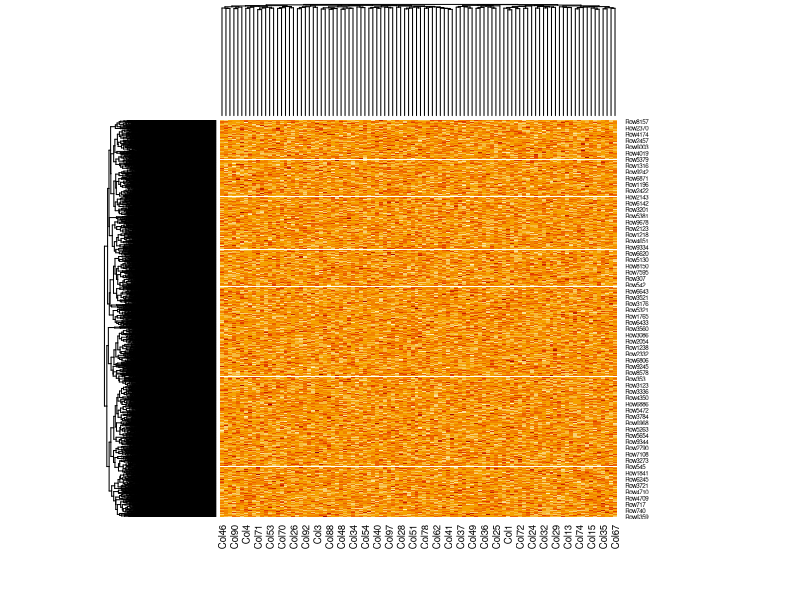
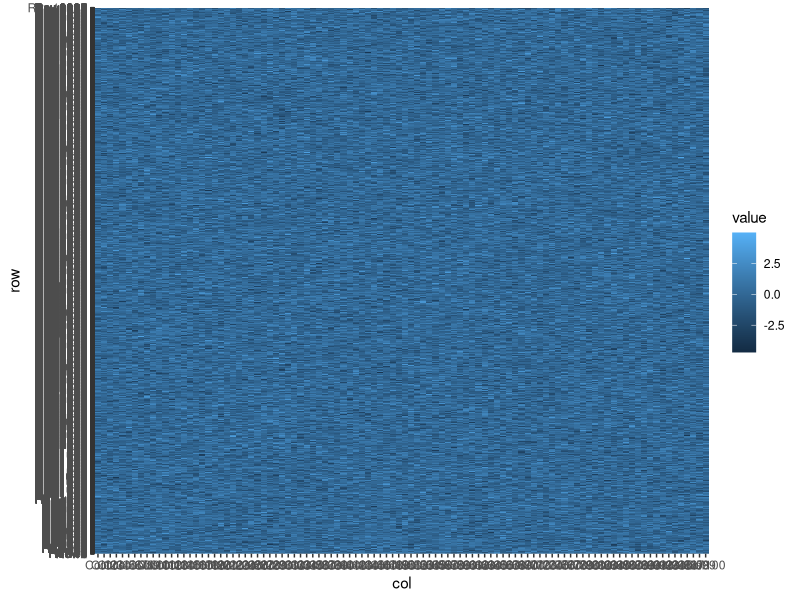
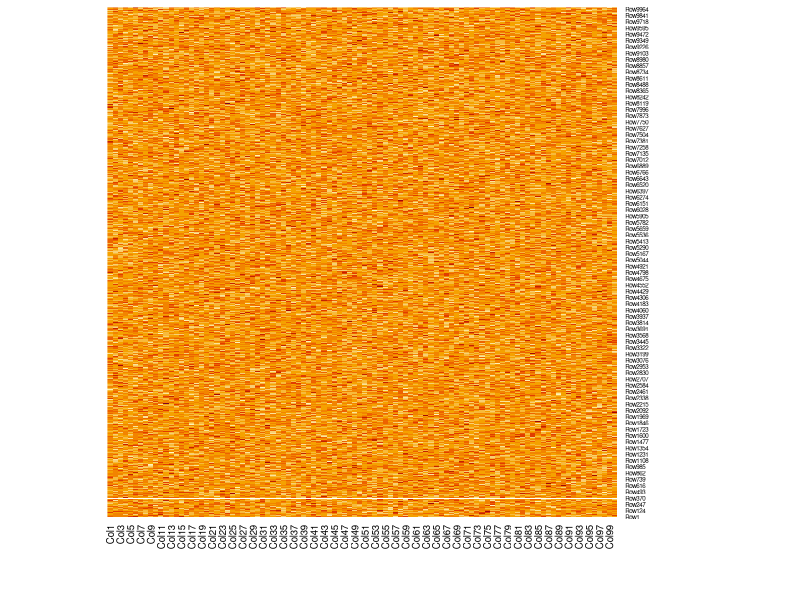
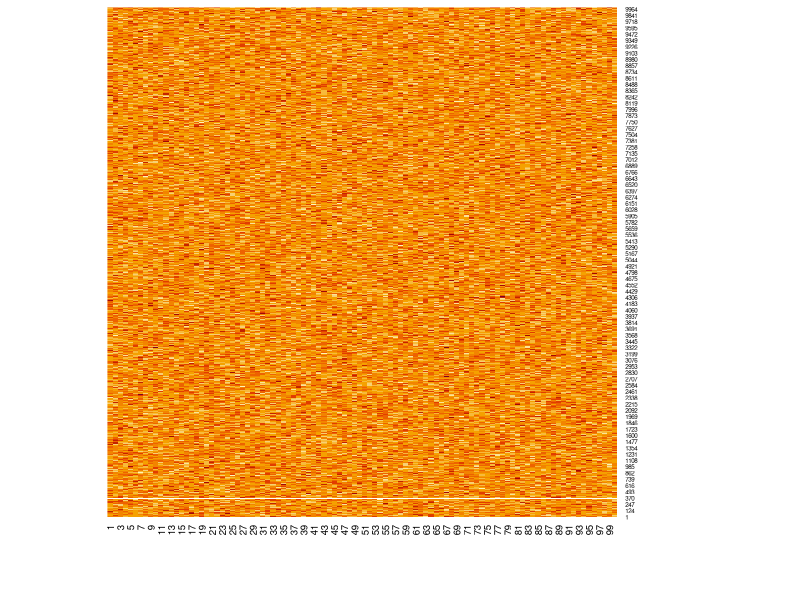
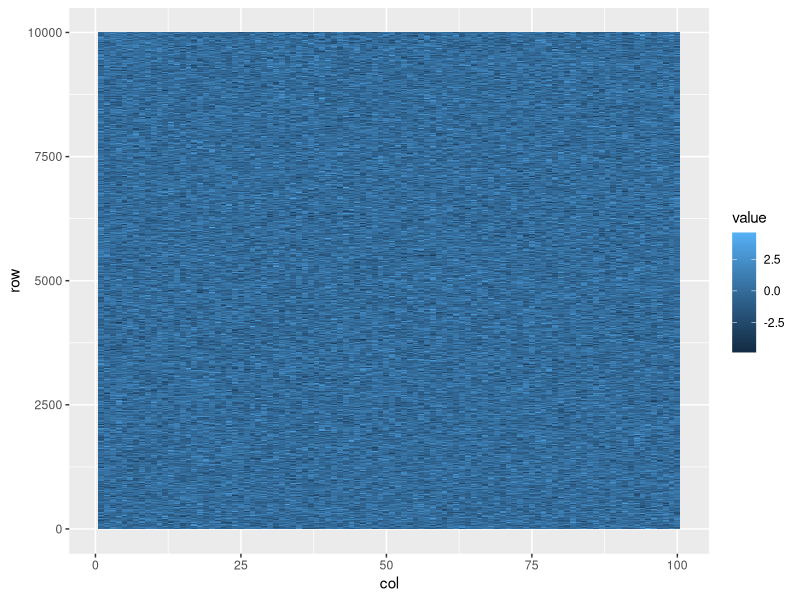
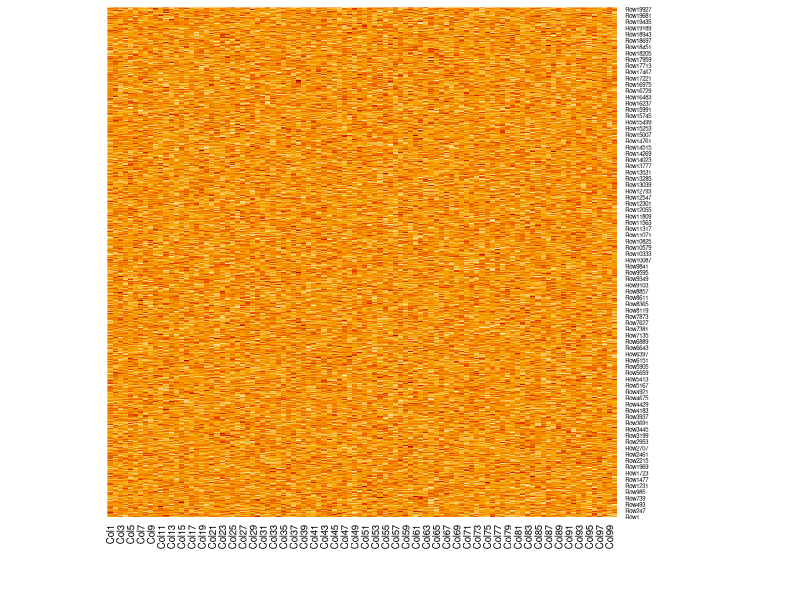
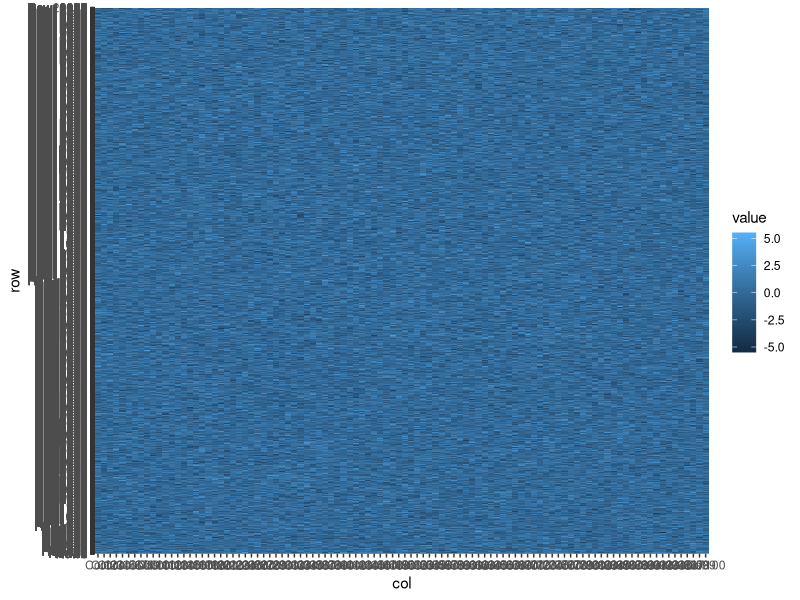

Write R code to recreate these figures, in order. (Note: this script raises an error after producing the figures.)
## ---- chunk 1
library(knitr)
opts_chunk$set(echo=TRUE, prompt=FALSE, message=FALSE, warning=FALSE, comment="", results='hide')
## ---- chunk 2
N = 1e4
mat = matrix(rnorm(100*N), nrow=N, ncol=100)
colnames(mat) = paste0("Col", seq(ncol(mat)))
rownames(mat) = paste0("Row", seq(nrow(mat)))
system.time({heatmap(mat)})
## ---- chunk 3
library(reshape2)
library(ggplot2)
df = melt(mat, varnames = c("row", "col"))
system.time({
  print({ 
    g= ggplot(df, aes(x = col, y = row, fill = value)) + 
      geom_tile()}) 
  })
## ---- chunk 4
system.time({heatmap(mat, Rowv = NA, Colv = NA)})
## ---- chunk 5
N = 1e4
mat = matrix(rnorm(100*N), nrow=N, ncol=100)
df = melt(mat, varnames = c("row", "col"))

system.time({heatmap(mat, Rowv = NA, Colv = NA)})
system.time({
  print({ 
    g= ggplot(df, aes(x = col, y = row, fill = value)) + 
      geom_tile()}) 
  })
## ---- chunk 6
N = 2e4
mat = matrix(rnorm(100*N), nrow=N, ncol=100)
colnames(mat) = paste0("Col", seq(ncol(mat)))
rownames(mat) = paste0("Row", seq(nrow(mat)))
df = melt(mat, varnames = c("row", "col"))

system.time({heatmap(mat, Rowv = NA, Colv = NA)})
system.time({
  print({ 
    g= ggplot(df, aes(x = col, y = row, fill = value)) + 
      geom_tile()}) 
  })
## ---- chunk 7
N = 1e5
mat = matrix(rnorm(100*N), nrow=N, ncol=100)
colnames(mat) = paste0("Col", seq(ncol(mat)))
rownames(mat) = paste0("Row", seq(nrow(mat)))
df = melt(mat, varnames = c("row", "col"))

system.time({heatmap(mat, Rowv = NA, Colv = NA)})
system.time({
  print({ 
    g= ggplot(df, aes(x = col, y = row, fill = value)) + 
      geom_tile()}) 
  })
